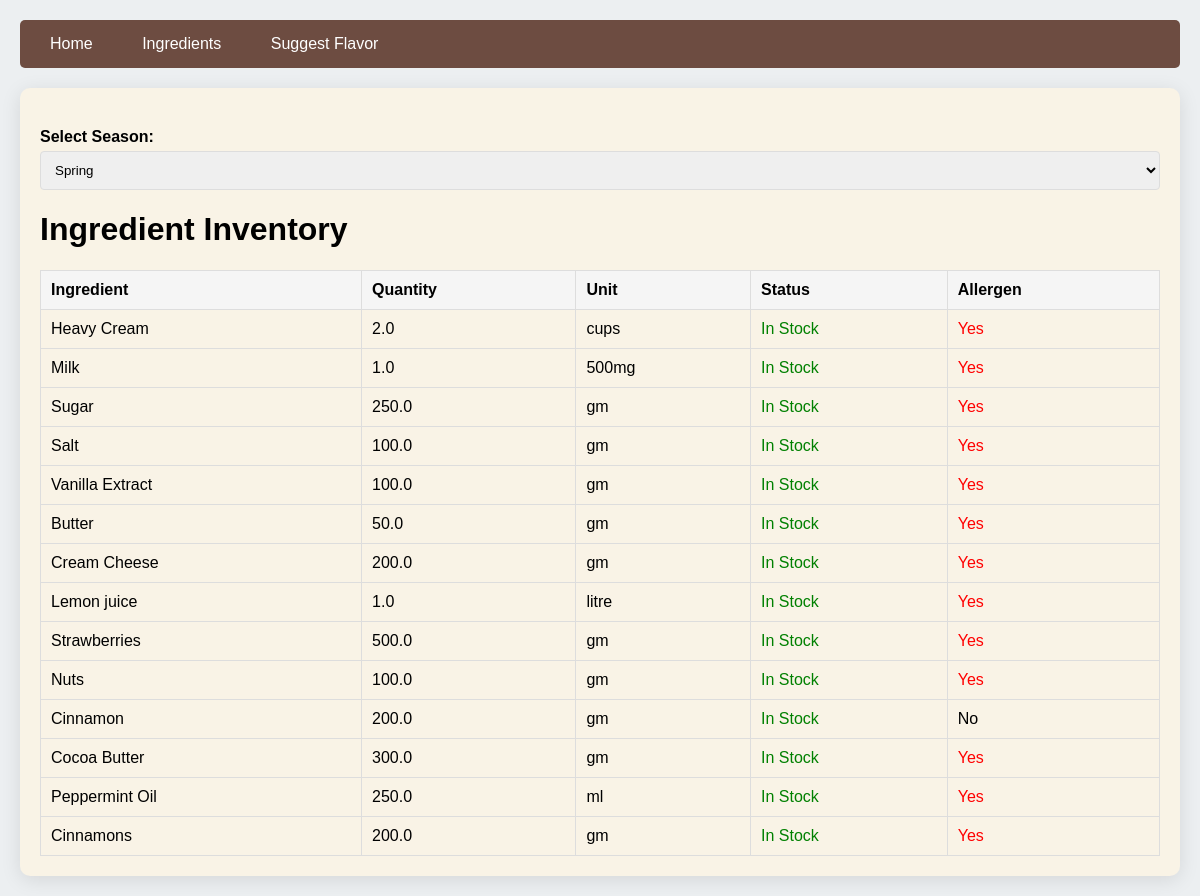
The page /ingredients/ on the database its author committed.
### myapp/models.py (models this page shows, shortened)
class Ingredient(models.Model):
    name = models.CharField(max_length=100, unique=True)
    quantity = models.FloatField(validators=[MinValueValidator(0)])
    unit = models.CharField(max_length=20)  # e.g., kg, liters, pieces
    allergen = models.BooleanField(default=False)

### myapp/views.py (the view)
# urls.py: path('ingredients/', views.IngredientListView.as_view(), name='ingredient-list'),
class IngredientListView(ListView):
    model = Ingredient
    temp_name = 'myapp/ingredient_list.html'
    context_object_name = 'ingredients'

### myapp/templates/myapp/ingredient_list.html (shortened to what this page needs)
{% extends 'myapp/base.html' %}
{% block content %}
    <h1>Ingredient Inventory</h1>
    <table>
        <thead>
            <tr>
                <th>Ingredient</th>
                <th>Quantity</th>
                <th>Unit</th>
                <th>Status</th>
                <th>Allergen</th>
            </tr>
        </thead>
        <tbody>
            {% for ingredient in ingredients %}
                <tr>
                    <td>{{ ingredient.name }}</td>
                    <td>{{ ingredient.quantity }}</td>
                    <td>{{ ingredient.unit }}</td>
                    <td>
                        {% if ingredient.is_low_stock %}
                            <span style="color: red;">Low Stock</span>
                        {% else %}
                            <span style="color: green;">In Stock</span>
                        {% endif %}
                    </td>
                    <td>
                        {% if ingredient.allergen %}
                            <span style="color: red;">Yes</span>
                        {% else %}
                            No
                        {% endif %}
                    </td>
                </tr>
            {% empty %}
                <tr>
                    <td colspan="5">No ingredients available.</td>
                </tr>
            {% endfor %}
        </tbody>
    </table>
{% endblock %}

### myapp/templates/myapp/base.html (style rules this page uses)
body { font-family: 'Arial', sans-serif; margin: 0; padding: 20px; background-color: #eceff1; }
table { width: 100%; border-collapse: collapse; }
th, td { padding: 10px; border: 1px solid #ddd; text-align: left; }
th { background-color: #f5f5f5; }

### rows shown on the page
Ingredient: name "Heavy Cream", quantity "2.0", unit "cups", allergen "Yes"
Ingredient: name "Milk", quantity "1.0", unit "500mg", allergen "Yes"
Ingredient: name "Sugar", quantity "250.0", unit "gm", allergen "Yes"
Ingredient: name "Salt", quantity "100.0", unit "gm", allergen "Yes"
Ingredient: name "Vanilla Extract", quantity "100.0", unit "gm", allergen "Yes"
Ingredient: name "Butter", quantity "50.0", unit "gm", allergen "Yes"
Ingredient: name "Cream Cheese", quantity "200.0", unit "gm", allergen "Yes"
Ingredient: name "Lemon juice", quantity "1.0", unit "litre", allergen "Yes"
Ingredient: name "Strawberries", quantity "500.0", unit "gm", allergen "Yes"
Ingredient: name "Nuts", quantity "100.0", unit "gm", allergen "Yes"
Ingredient: name "Cinnamon", quantity "200.0", unit "gm", allergen "No"
Ingredient: name "Cocoa Butter", quantity "300.0", unit "gm", allergen "Yes"
Ingredient: name "Peppermint Oil", quantity "250.0", unit "ml", allergen "Yes"
Ingredient: name "Cinnamons", quantity "200.0", unit "gm", allergen "Yes"
